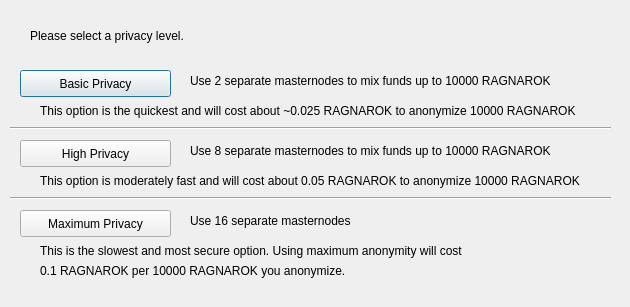
<?xml version="1.0" encoding="UTF-8"?>
<ui version="4.0">
 <class>ObfuscationConfig</class>
 <widget class="QDialog" name="ObfuscationConfig">
  <property name="geometry">
   <rect>
    <x>0</x>
    <y>0</y>
    <width>630</width>
    <height>307</height>
   </rect>
  </property>
  <property name="windowTitle">
   <string>Configure Obfuscation</string>
  </property>
  <widget class="QPushButton" name="buttonBasic">
   <property name="geometry">
    <rect>
     <x>20</x>
     <y>70</y>
     <width>151</width>
     <height>27</height>
    </rect>
   </property>
   <property name="text">
    <string>Basic Privacy</string>
   </property>
  </widget>
  <widget class="QPushButton" name="buttonHigh">
   <property name="geometry">
    <rect>
     <x>20</x>
     <y>140</y>
     <width>151</width>
     <height>27</height>
    </rect>
   </property>
   <property name="text">
    <string>High Privacy</string>
   </property>
  </widget>
  <widget class="QPushButton" name="buttonMax">
   <property name="geometry">
    <rect>
     <x>20</x>
     <y>210</y>
     <width>151</width>
     <height>27</height>
    </rect>
   </property>
   <property name="text">
    <string>Maximum Privacy</string>
   </property>
  </widget>
  <widget class="QLabel" name="label">
   <property name="geometry">
    <rect>
     <x>30</x>
     <y>20</y>
     <width>571</width>
     <height>31</height>
    </rect>
   </property>
   <property name="text">
    <string>Please select a privacy level.</string>
   </property>
  </widget>
  <widget class="QLabel" name="label_2">
   <property name="geometry">
    <rect>
     <x>190</x>
     <y>70</y>
     <width>421</width>
     <height>21</height>
    </rect>
   </property>
   <property name="text">
    <string>Use 2 separate masternodes to mix funds up to 10000 RAGNAROK</string>
   </property>
  </widget>
  <widget class="QLabel" name="label_3">
   <property name="geometry">
    <rect>
     <x>190</x>
     <y>140</y>
     <width>411</width>
     <height>21</height>
    </rect>
   </property>
   <property name="text">
    <string>Use 8 separate masternodes to mix funds up to 10000 RAGNAROK</string>
   </property>
  </widget>
  <widget class="QLabel" name="label_4">
   <property name="geometry">
    <rect>
     <x>190</x>
     <y>210</y>
     <width>421</width>
     <height>21</height>
    </rect>
   </property>
   <property name="text">
    <string>Use 16 separate masternodes</string>
   </property>
  </widget>
  <widget class="QLabel" name="label_6">
   <property name="geometry">
    <rect>
     <x>40</x>
     <y>100</y>
     <width>561</width>
     <height>21</height>
    </rect>
   </property>
   <property name="text">
    <string>This option is the quickest and will cost about ~0.025 RAGNAROK to anonymize 10000 RAGNAROK</string>
   </property>
  </widget>
  <widget class="QLabel" name="label_7">
   <property name="geometry">
    <rect>
     <x>40</x>
     <y>170</y>
     <width>561</width>
     <height>21</height>
    </rect>
   </property>
   <property name="text">
    <string>This option is moderately fast and will cost about 0.05 RAGNAROK to anonymize 10000 RAGNAROK</string>
   </property>
  </widget>
  <widget class="QLabel" name="label_8">
   <property name="geometry">
    <rect>
     <x>40</x>
     <y>240</y>
     <width>561</width>
     <height>21</height>
    </rect>
   </property>
   <property name="text">
    <string>This is the slowest and most secure option. Using maximum anonymity will cost</string>
   </property>
  </widget>
  <widget class="QLabel" name="label_9">
   <property name="geometry">
    <rect>
     <x>40</x>
     <y>260</y>
     <width>561</width>
     <height>21</height>
    </rect>
   </property>
   <property name="text">
    <string>0.1 RAGNAROK per 10000 RAGNAROK you anonymize.</string>
   </property>
  </widget>
  <widget class="Line" name="line">
   <property name="geometry">
    <rect>
     <x>10</x>
     <y>120</y>
     <width>601</width>
     <height>16</height>
    </rect>
   </property>
   <property name="orientation">
    <enum>Qt::Horizontal</enum>
   </property>
  </widget>
  <widget class="Line" name="line_2">
   <property name="geometry">
    <rect>
     <x>10</x>
     <y>190</y>
     <width>601</width>
     <height>16</height>
    </rect>
   </property>
   <property name="orientation">
    <enum>Qt::Horizontal</enum>
   </property>
  </widget>
 </widget>
 <resources/>
 <connections/>
</ui>
